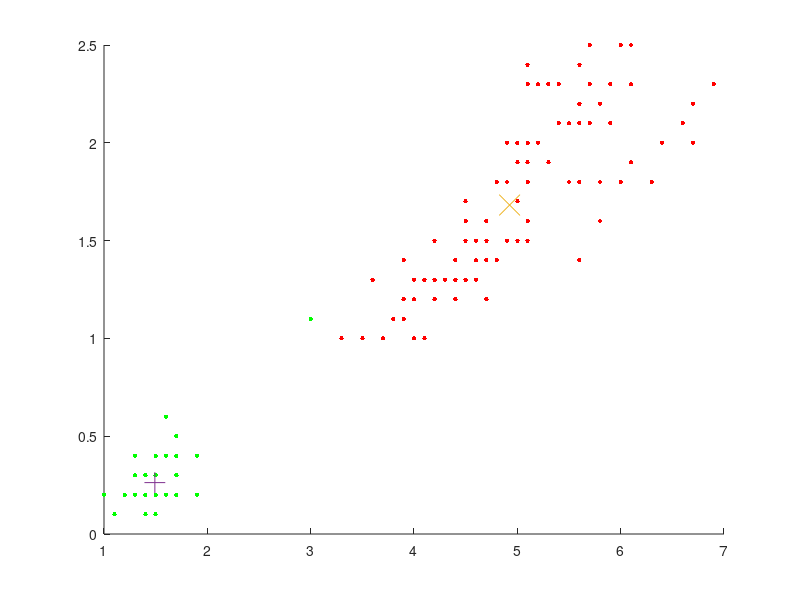

Source code (MATLAB):
close all
clear all
clc



% % % 2023.02.22
% % % K-Means implementation 1
% 
% load fisheriris
% data = meas(:,3:4);
% rng default; % For reproducibility
% data = [randn(100,2)*0.75+ones(100,2);
%     randn(100,2)*0.5-ones(100,2)];
% 
% data_m = data;
% k = 2;
% 
% % center1(1) = randi([ceil(min(data(:, 1))), floor(max(data(:, 1)))]);
% % center1(2) = randi([ceil(min(data(:, 2))), floor(max(data(:, 2)))]);
% % center2(1) = randi([ceil(min(data(:, 1))), floor(max(data(:, 1)))]);
% % center2(2) = randi([ceil(min(data(:, 2))), floor(max(data(:, 2)))]);
% center(1, :) = [0, 0];
% center(2, :) = [.1, .1];
% 
% for i = 1: 3
% 	
% 	g1 = [];
% 	g2 = [];
% 	
% % 	d1(:, 1) = sqrt((data(:, 1) - center1(1)) .^ 2);
% % 	d1(:, 2) = sqrt((data(:, 2) - center1(2)) .^ 2);
% 	distance1 = sqrt((data(:, 1) - center(1, 1)) .^ 2 + (data(:, 2) - center(1, 2)) .^ 2);
% % 	d2(:, 1) = sqrt((data(:, 1) - center2(1)) .^ 2);
% % 	d2(:, 2) = sqrt((data(:, 2) - center2(2)) .^ 2);
% 	distance2 = sqrt((data(:, 1) - center(2, 1)) .^ 2 + (data(:, 2) - center(2, 2)) .^ 2);
% % 	distance1 = pdist2(data, center1);
% % 	distance2 = pdist2(data, center2);
% 	
% 	for j = 1: length(data)
% 		if (distance1(j) < distance2(j))
% 			g1(end + 1, :) = data(j, :);
% 		else
% 			g2(end + 1, :) = data(j, :);
% 		end
% 	end
% 	
% 	if not(isempty(g1))
% 		center(1, 1) = mean(g1(:, 1));
% 		center(1, 2) = mean(g1(:, 2));
% 	end
% 	if not(isempty(g2))
% 		center(2, 1) = mean(g2(:, 1));
% 		center(2, 2) = mean(g2(:, 2));
% 	end
% 	
% end
% 
% hold on
% % plot(data(:, 1), data(:, 2), '.')
% plot(g1(:, 1), g1(:, 2), 'r.', 'MarkerSize', 12)
% plot(g2(:, 1), g2(:, 2), 'b.', 'MarkerSize', 12)
% plot(center(1, 1), center(1, 2), '*')
% plot(center(2, 1), center(2, 2), 'kx')
% hold off










% % 2023.02.23
% % K-Means implementation 2

load fisheriris

k = 2;
data = meas(:,3:4);
% rng default; % For reproducibility
% data = [randn(100,2)*0.75+ones(100,2);
%     randn(100,2)*0.5-ones(100,2)];

colors = ['r', 'g', 'b', 'm', 'k', 'c'];
symbols = ['x', '+', '*', 'o', 's', 'd'];
distance = zeros(size(data, 1), k);
[m, n] = size(data);
center = zeros(k, n);
for i = 1: k
	center(i, :) =  data(i, :);
end

for i = 1: 20
	for j = 1: size(center, 1)
		tempCenter = center(j, :);
		tempDistance = sqrt(sum((data - tempCenter) .^ 2, 2));
		distance(:, j) = tempDistance;
	end
	
	[M, I] = min(distance, [], 2);
	
	for j = 1: k
		if not(isempty(data(I == j, :)))
			center(j, :) = mean(data(I == j, :));
		end
	end
end

hold on
for i = 1: m
	color_index = mod(i - 1, length(colors)) + 1;
    color = colors(color_index); 
    plot(data(I == i, 1), data(I == i, 2), '.', 'MarkerSize', 10, 'Color', color);
end
for i = 1: k
	symbol_index = mod(i - 1, length(symbols)) + 1;
	symbol = symbols(symbol_index);
	plot(center(i, 1), center(i, 2), symbol, 'MarkerSize', 15)
end
hold off
